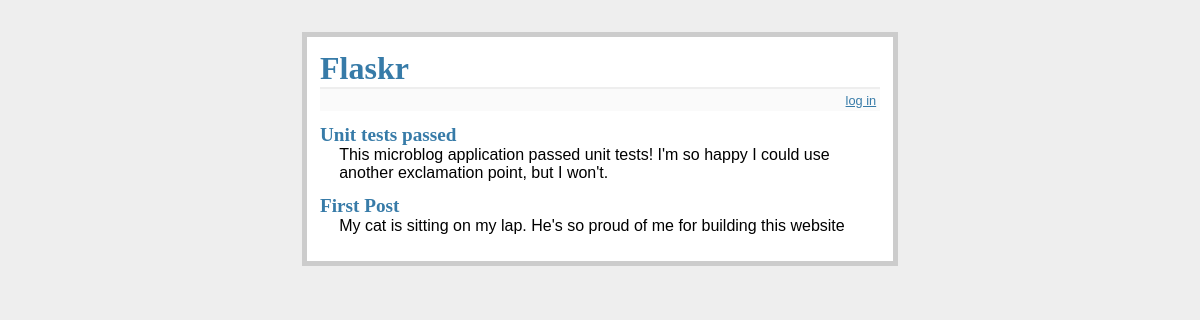
Before: / with the older database file.
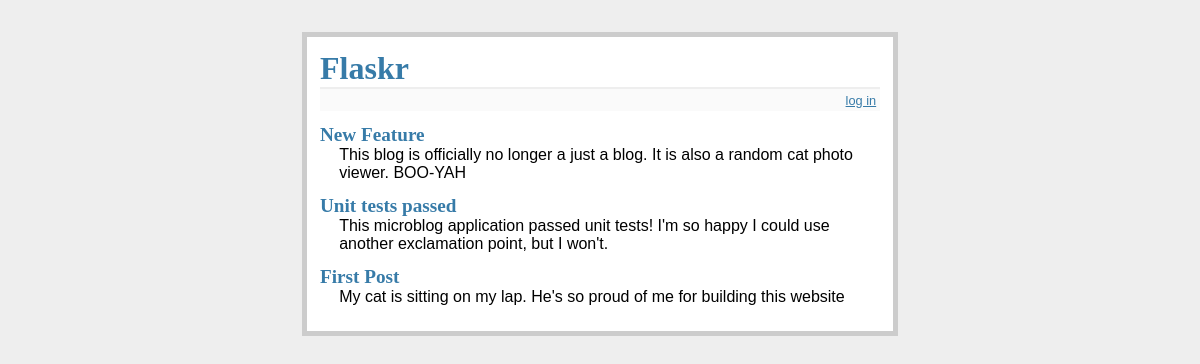
After: the same page with the newer database file.
### tables this page shows
CREATE TABLE entries(
	id integer primary key autoincrement,
	title text not null,
	'text' text not null
	);

### flaskr.py (the view)
@app.route('/')
def show_entries():
	db = get_db()
	cur = db.execute('select title, text from entries order by id desc')
	entries = cur.fetchall()
	return render_template('show_entries.html', entries = entries)

### flaskr.py (called while the page is built)
def connect_db():
	rv = sqlite3.connect(app.config['DATABASE'])
	rv.row_factory = sqlite3.Row # Treats rows as dictionaries instead of tuples
	return rv

def get_db():
	if not hasattr(g, 'sqlite_db'):
		g.sqlite_db = connect_db()
	return g.sqlite_db

### templates/show_entries.html (shortened to what this page needs)
{% extends "layout.html" %}
{% block body %}
  <ul class=entries>
    {% for entry in entries %}
      <li><h2>{{ entry.title }}</h2>{{ entry.text|safe }}
    {% else %}
      <li><em>Unbelievable. No entries so far</em>
    {% endfor %}
  </ul>
{% endblock %}

### templates/layout.html (shortened to what this page needs)
<!doctype html>
<link rel=stylesheet type=text/css href="{{ url_for('static', filename = 'style.css') }}">
<div class=page>
  <h1>Flaskr</h1>
  <div class=metanav>
  {% if not session.logged_in %}
    <a href="{{ url_for('login') }}">log in</a>
  {% else %}
    <a href="{{ url_for('logout') }}">log out</a>
  {% endif %}
  </div>
  {% block body %}{% endblock %}
 </div>

### static/style.css (style rules this page uses)
a, h1, h2 { color: #377ba8; }
h1, h2 { font-family: 'Georgia', serif; margin: 0; }
h1 { border-bottom: 2px solid #eee; }
h2 { font-size: 1.2em; }
.page { margin: 2em auto; width: 35em; border: 5px solid #ccc; padding: 0.8em; background: white; }
.entries { list-style: none; margin: 0; padding: 0; }
.entries li { margin: 0.8em 1.2em; }
.entries li h2 { margin-left: -1em; }
.metanav { text-align: right; font-size: 0.8em; padding: 0.3em; margin-bottom: 1em; background: #fafafa; }

Changed rows visible on the page:
added entries: title "New Feature", text "This blog is officially no longer a just a blog. It is also a random cat photo viewer. BOO-YAH"
